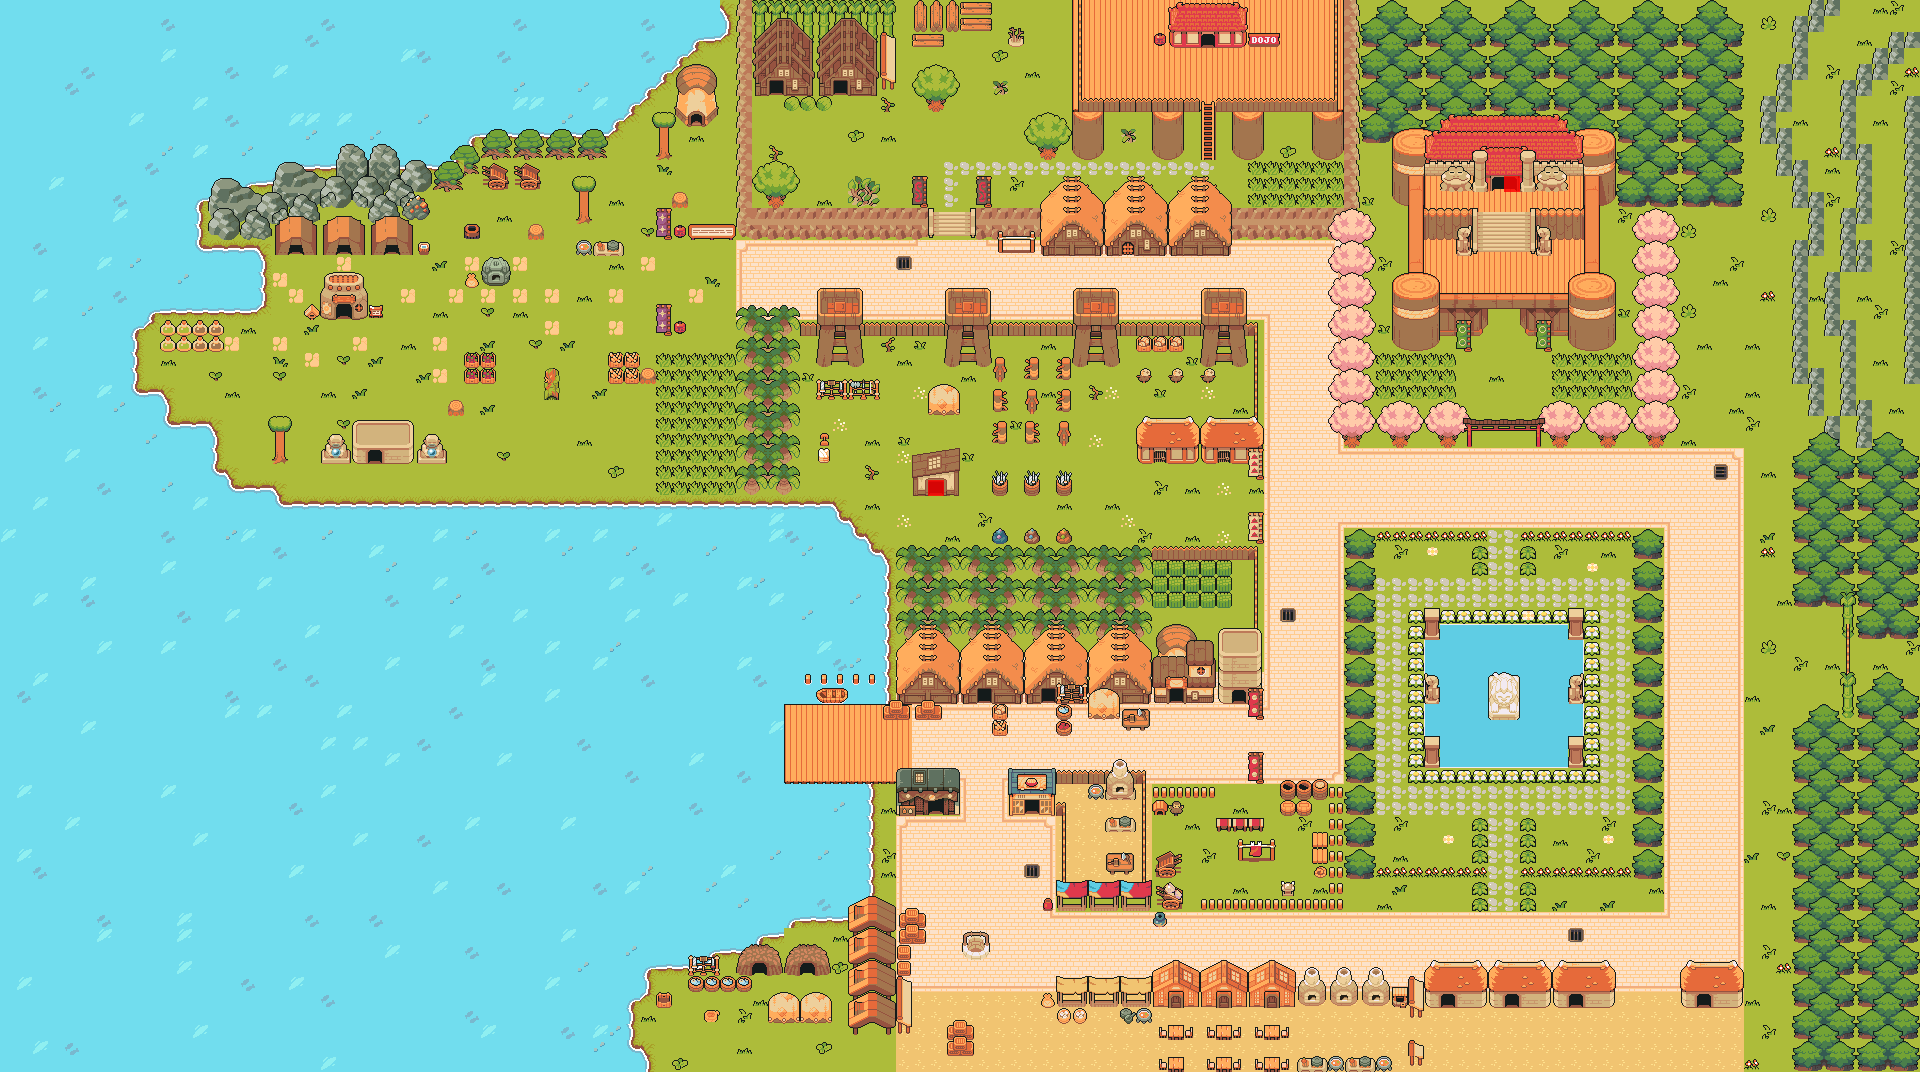

A 2D game scene composited from a Tiled map and its tileset images. What follows is a short description and the map's XML, with each tile layer's data collapsed to a summary:
An orthogonal 120x67 tile map with 16x16 px tiles, 82 tile layers (water, land, road, Tile Layer 77, ...), 3 hidden layers not drawn, 8 tilesets.

<map version="1.10" tiledversion="1.11.0" orientation="orthogonal" renderorder="right-down" width="120" height="67" tilewidth="16" tileheight="16" infinite="0" nextlayerid="109" nextobjectid="1">
 <editorsettings>
  <export target="../../../../MainMap.json" format="json" />
 </editorsettings>
 <tileset firstgid="1" source="../tileset/land.tsx" />
 <tileset firstgid="477" source="../tileset/house.tsx" />
 <tileset firstgid="1236" source="../tileset/road.tsx" />
 <tileset firstgid="1610" source="../tileset/forest.tsx" />
 <tileset firstgid="2114" source="../tileset/dessert.tsx" />
 <tileset firstgid="2354" source="../tileset/set.tsx" />
 <tileset firstgid="2594" source="../tileset/grass.tsx" />
 <tileset firstgid="2674" source="../tileset/collision.tsx" />
 <layer id="1" name="water" width="120" height="67">
  <data>[8040 cells, 8040 non-empty, 2 distinct tile ids]</data>
 </layer>
 <layer id="2" name="land" width="120" height="67">
  <data>[8040 cells, 5641 non-empty, 9 distinct tile ids]</data>
 </layer>
 <layer id="5" name="road" width="120" height="67">
  <data>[8040 cells, 1491 non-empty, 19 distinct tile ids]</data>
 </layer>
 <group id="97" name="Group 8">
  <layer id="96" name="Tile Layer 77" width="120" height="67">
   <data>[8040 cells, 72 non-empty, 12 distinct tile ids]</data>
  </layer>
  <layer id="98" name="Tile Layer 78" width="120" height="67">
   <data>[8040 cells, 72 non-empty, 12 distinct tile ids]</data>
  </layer>
  <layer id="99" name="Tile Layer 79" width="120" height="67">
   <data>[8040 cells, 72 non-empty, 12 distinct tile ids]</data>
  </layer>
  <layer id="100" name="Tile Layer 80" width="120" height="67">
   <data>[8040 cells, 72 non-empty, 12 distinct tile ids]</data>
  </layer>
  <layer id="101" name="Tile Layer 81" width="120" height="67">
   <data>[8040 cells, 24 non-empty, 12 distinct tile ids]</data>
  </layer>
  <layer id="102" name="Tile Layer 82" width="120" height="67">
   <data>[8040 cells, 32 non-empty, 14 distinct tile ids]</data>
  </layer>
 </group>
 <group id="31" name="Group 3">
  <layer id="36" name="Tile Layer 27" width="120" height="67">
   <data>[8040 cells, 103 non-empty, 10 distinct tile ids]</data>
  </layer>
  <layer id="45" name="Tile Layer 34" width="120" height="67">
   <data>[8040 cells, 61 non-empty, 15 distinct tile ids]</data>
  </layer>
  <layer id="34" name="Tile Layer 25" width="120" height="67">
   <data>[8040 cells, 48 non-empty, 12 distinct tile ids]</data>
  </layer>
  <layer id="33" name="Tile Layer 24" width="120" height="67">
   <data>[8040 cells, 48 non-empty, 12 distinct tile ids]</data>
  </layer>
  <layer id="4" name="house" width="120" height="67">
   <data>[8040 cells, 173 non-empty, 46 distinct tile ids]</data>
  </layer>
  <layer id="30" name="Tile Layer 22" width="120" height="67">
   <data>[8040 cells, 166 non-empty, 33 distinct tile ids]</data>
  </layer>
  <layer id="32" name="Tile Layer 23" width="120" height="67">
   <data>[8040 cells, 68 non-empty, 47 distinct tile ids]</data>
  </layer>
  <layer id="35" name="Tile Layer 26" width="120" height="67">
   <data>[8040 cells, 56 non-empty, 40 distinct tile ids]</data>
  </layer>
  <layer id="47" name="Tile Layer 36" width="120" height="67">
   <data>[8040 cells, 13 non-empty, 2 distinct tile ids]</data>
  </layer>
  <layer id="37" name="Tile Layer 28" width="120" height="67">
   <data>[8040 cells, 329 non-empty, 38 distinct tile ids]</data>
  </layer>
  <layer id="46" name="Tile Layer 35" width="120" height="67">
   <data>[8040 cells, 166 non-empty, 51 distinct tile ids]</data>
  </layer>
  <layer id="75" name="Tile Layer 58" width="120" height="67">
   <data>[8040 cells, 9 non-empty, 9 distinct tile ids]</data>
  </layer>
  <layer id="76" name="Tile Layer 59" width="120" height="67">
   <data>[8040 cells, 14 non-empty, 14 distinct tile ids]</data>
  </layer>
  <layer id="77" name="Tile Layer 60" width="120" height="67">
   <data>[8040 cells, 155 non-empty, 65 distinct tile ids]</data>
  </layer>
  <layer id="78" name="Tile Layer 61" width="120" height="67">
   <data>[8040 cells, 53 non-empty, 15 distinct tile ids]</data>
  </layer>
 </group>
 <group id="9" name="Group 1">
  <layer id="6" name="tree" width="120" height="67">
   <data>[8040 cells, 18 non-empty, 9 distinct tile ids]</data>
  </layer>
  <layer id="10" name="tree2" width="120" height="67">
   <data>[8040 cells, 18 non-empty, 9 distinct tile ids]</data>
  </layer>
  <layer id="11" name="Tile Layer 7" width="120" height="67">
   <data>[8040 cells, 18 non-empty, 9 distinct tile ids]</data>
  </layer>
  <layer id="12" name="Tile Layer 8" width="120" height="67">
   <data>[8040 cells, 18 non-empty, 9 distinct tile ids]</data>
  </layer>
  <layer id="13" name="Tile Layer 9" width="120" height="67">
   <data>[8040 cells, 18 non-empty, 9 distinct tile ids]</data>
  </layer>
  <layer id="14" name="Tile Layer 10" width="120" height="67">
   <data>[8040 cells, 18 non-empty, 9 distinct tile ids]</data>
  </layer>
  <layer id="15" name="Tile Layer 11" width="120" height="67">
   <data>[8040 cells, 54 non-empty, 9 distinct tile ids]</data>
  </layer>
 </group>
 <group id="20" name="Group 2">
  <layer id="22" name="Tile Layer 14" width="120" height="67">
   <data>[8040 cells, 32 non-empty, 16 distinct tile ids]</data>
  </layer>
  <layer id="19" name="wall" width="120" height="67">
   <data>[8040 cells, 12 non-empty, 4 distinct tile ids]</data>
  </layer>
  <layer id="23" name="Tile Layer 15" width="120" height="67">
   <data>[8040 cells, 30 non-empty, 6 distinct tile ids]</data>
  </layer>
  <layer id="27" name="Tile Layer 19" width="120" height="67">
   <data>[8040 cells, 28 non-empty, 12 distinct tile ids]</data>
  </layer>
  <layer id="26" name="Tile Layer 18" width="120" height="67">
   <data>[8040 cells, 29 non-empty, 12 distinct tile ids]</data>
  </layer>
  <layer id="28" name="Tile Layer 20" width="120" height="67">
   <data>[8040 cells, 38 non-empty, 2 distinct tile ids]</data>
  </layer>
  <layer id="18" name="garden door" width="120" height="67">
   <data>[8040 cells, 94 non-empty, 55 distinct tile ids]</data>
  </layer>
  <layer id="24" name="Tile Layer 16" width="120" height="67">
   <data>[8040 cells, 14 non-empty, 7 distinct tile ids]</data>
  </layer>
  <layer id="29" name="Tile Layer 21" width="120" height="67">
   <data>[8040 cells, 8 non-empty, 4 distinct tile ids]</data>
  </layer>
 </group>
 <group id="39" name="Group 4">
  <layer id="38" name="Tile Layer 29" width="120" height="67">
   <data>[8040 cells, 27 non-empty, 3 distinct tile ids]</data>
  </layer>
  <layer id="40" name="Tile Layer 30" width="120" height="67">
   <data>[8040 cells, 80 non-empty, 34 distinct tile ids]</data>
  </layer>
  <layer id="42" name="Tile Layer 31" width="120" height="67">
   <data>[8040 cells, 119 non-empty, 6 distinct tile ids]</data>
  </layer>
  <layer id="43" name="Tile Layer 32" width="120" height="67">
   <data>[8040 cells, 31 non-empty, 19 distinct tile ids]</data>
  </layer>
  <layer id="44" name="Tile Layer 33" width="120" height="67">
   <data>[8040 cells, 162 non-empty, 39 distinct tile ids]</data>
  </layer>
 </group>
 <group id="49" name="Group 5">
  <layer id="48" name="Tile Layer 37" width="120" height="67">
   <data>[8040 cells, 36 non-empty, 18 distinct tile ids]</data>
  </layer>
  <layer id="50" name="Tile Layer 38" width="120" height="67">
   <data>[8040 cells, 20 non-empty, 4 distinct tile ids]</data>
  </layer>
  <layer id="51" name="Tile Layer 39" width="120" height="67">
   <data>[8040 cells, 4 non-empty, 4 distinct tile ids]</data>
  </layer>
  <layer id="52" name="Tile Layer 40" width="120" height="67">
   <data>[8040 cells, 16 non-empty, 5 distinct tile ids]</data>
  </layer>
  <layer id="53" name="Tile Layer 41" width="120" height="67">
   <data>[8040 cells, 82 non-empty, 35 distinct tile ids]</data>
  </layer>
  <layer id="55" name="Tile Layer 42" width="120" height="67">
   <data>[8040 cells, 62 non-empty, 26 distinct tile ids]</data>
  </layer>
  <layer id="57" name="Tile Layer 43" width="120" height="67">
   <data>[8040 cells, 39 non-empty, 28 distinct tile ids]</data>
  </layer>
  <layer id="58" name="Tile Layer 44" width="120" height="67">
   <data>[8040 cells, 12 non-empty, 12 distinct tile ids]</data>
  </layer>
  <layer id="59" name="Tile Layer 45" width="120" height="67">
   <data>[8040 cells, 12 non-empty, 12 distinct tile ids]</data>
  </layer>
  <layer id="60" name="Tile Layer 46" width="120" height="67">
   <data>[8040 cells, 12 non-empty, 12 distinct tile ids]</data>
  </layer>
  <layer id="61" name="Tile Layer 47" width="120" height="67">
   <data>[8040 cells, 12 non-empty, 12 distinct tile ids]</data>
  </layer>
  <layer id="62" name="Tile Layer 48" width="120" height="67">
   <data>[8040 cells, 12 non-empty, 12 distinct tile ids]</data>
  </layer>
  <layer id="63" name="Tile Layer 49" width="120" height="67">
   <data>[8040 cells, 57 non-empty, 6 distinct tile ids]</data>
  </layer>
 </group>
 <group id="64" name="Group 6">
  <layer id="95" name="Tile Layer 76" width="120" height="67">
   <data>[8040 cells, 115 non-empty, 4 distinct tile ids]</data>
  </layer>
  <layer id="92" name="Tile Layer 75" width="120" height="67">
   <data>[8040 cells, 0 non-empty, 0 distinct tile ids]</data>
  </layer>
  <layer id="90" name="Tile Layer 73" width="120" height="67">
   <data>[8040 cells, 52 non-empty, 17 distinct tile ids]</data>
  </layer>
  <layer id="89" name="Tile Layer 72" width="120" height="67">
   <data>[8040 cells, 24 non-empty, 12 distinct tile ids]</data>
  </layer>
  <layer id="88" name="Tile Layer 71" width="120" height="67">
   <data>[8040 cells, 24 non-empty, 12 distinct tile ids]</data>
  </layer>
  <layer id="65" name="Tile Layer 50" width="120" height="67">
   <data>[8040 cells, 24 non-empty, 12 distinct tile ids]</data>
  </layer>
  <layer id="66" name="Tile Layer 51" width="120" height="67">
   <data>[8040 cells, 24 non-empty, 12 distinct tile ids]</data>
  </layer>
  <layer id="67" name="Tile Layer 52" width="120" height="67">
   <data>[8040 cells, 36 non-empty, 12 distinct tile ids]</data>
  </layer>
  <layer id="68" name="Tile Layer 53" width="120" height="67">
   <data>[8040 cells, 29 non-empty, 13 distinct tile ids]</data>
  </layer>
  <layer id="69" name="Tile Layer 54" width="120" height="67">
   <data>[8040 cells, 30 non-empty, 15 distinct tile ids]</data>
  </layer>
  <layer id="70" name="Tile Layer 55" width="120" height="67">
   <data>[8040 cells, 13 non-empty, 13 distinct tile ids]</data>
  </layer>
  <layer id="79" name="Tile Layer 62" width="120" height="67">
   <data>[8040 cells, 24 non-empty, 12 distinct tile ids]</data>
  </layer>
  <layer id="80" name="Tile Layer 63" width="120" height="67">
   <data>[8040 cells, 24 non-empty, 12 distinct tile ids]</data>
  </layer>
  <layer id="81" name="Tile Layer 64" width="120" height="67">
   <data>[8040 cells, 24 non-empty, 12 distinct tile ids]</data>
  </layer>
  <layer id="82" name="Tile Layer 65" width="120" height="67">
   <data>[8040 cells, 24 non-empty, 12 distinct tile ids]</data>
  </layer>
  <layer id="83" name="Tile Layer 66" width="120" height="67">
   <data>[8040 cells, 24 non-empty, 12 distinct tile ids]</data>
  </layer>
  <layer id="84" name="Tile Layer 67" width="120" height="67">
   <data>[8040 cells, 24 non-empty, 12 distinct tile ids]</data>
  </layer>
  <layer id="85" name="Tile Layer 68" width="120" height="67">
   <data>[8040 cells, 24 non-empty, 12 distinct tile ids]</data>
  </layer>
  <layer id="86" name="Tile Layer 69" width="120" height="67">
   <data>[8040 cells, 12 non-empty, 12 distinct tile ids]</data>
  </layer>
  <layer id="87" name="Tile Layer 70" width="120" height="67">
   <data>[8040 cells, 12 non-empty, 12 distinct tile ids]</data>
  </layer>
  <layer id="91" name="Tile Layer 74" width="120" height="67">
   <data>[8040 cells, 0 non-empty, 0 distinct tile ids]</data>
  </layer>
 </group>
 <group id="73" name="Group 7">
  <layer id="72" name="Tile Layer 56" width="120" height="67">
   <data>[8040 cells, 60 non-empty, 15 distinct tile ids]</data>
  </layer>
  <layer id="74" name="Tile Layer 57" width="120" height="67">
   <data>[8040 cells, 92 non-empty, 39 distinct tile ids]</data>
  </layer>
 </group>
 <layer id="106" name="Collision" width="120" height="67" visible="0" opacity="0.53">
  <data>[8040 cells, 1189 non-empty, 3 distinct tile ids]</data>
 </layer>
 <layer id="108" name="Temple" width="120" height="67" opacity="0.83">
  <data>[8040 cells, 2 non-empty, 1 distinct tile ids]</data>
 </layer>
 <layer id="105" name="Foreground2" width="120" height="67" visible="0">
  <data>[8040 cells, 72 non-empty, 17 distinct tile ids]</data>
 </layer>
 <layer id="104" name="Foreground1" width="120" height="67" visible="0">
  <data>[8040 cells, 419 non-empty, 142 distinct tile ids]</data>
 </layer>
</map>
